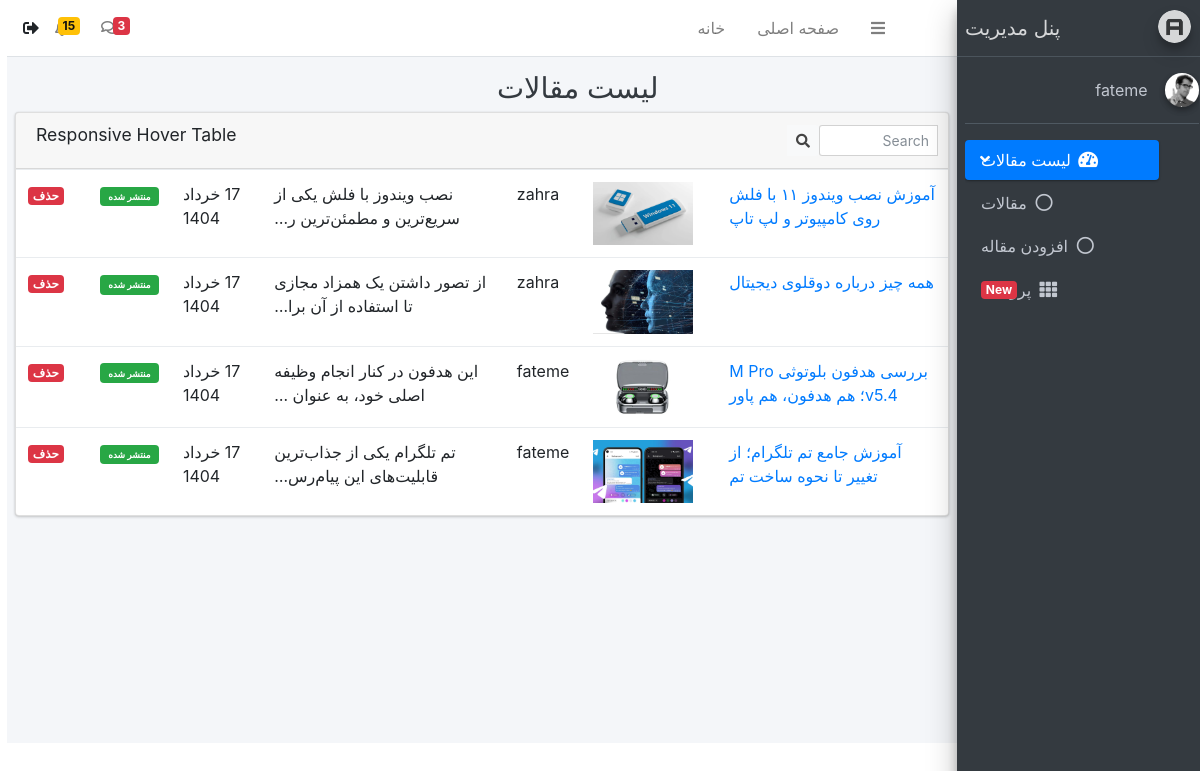
Page /accounts/profile/ (signed in) on the committed database.
### blog/models.py (models this page shows, shortened)
class User(AbstractUser):
    is_author = models.BooleanField(default=False, verbose_name='وضعیت نویسندگی')
    special_user = models.DateTimeField(default=timezone.now, verbose_name=" ویژه تا ")

class article(models.Model):
    STATUS_CHOICES = (
        ('D', 'Draft'),
        ('P', 'Published')
    )
    author = models.ForeignKey(settings.AUTH_USER_MODEL, null=True, on_delete=models.SET_NULL, related_name='articles', verbose_name='نویسنده')
    title = models.CharField(max_length=50, verbose_name="عنوان")
    slug = models.SlugField(max_length=100, unique=True, verbose_name="اسلاگ") #اون بخشی از url که تغییر میکنه رو میگیم اسلاگ
    category = models.ManyToManyField(category, verbose_name="دسته بندی", related_name='articles')
    description = models.TextField(verbose_name="توضیحات")
    thumbnail = models.ImageField(upload_to='images', verbose_name="عکس بندانگشتی")
    publish = models.DateTimeField(default=timezone.now, verbose_name="تاریخ انتشار")
    created = models.DateTimeField(auto_now_add=True, verbose_name="تاریخ ساخت")
    updated = models.DateTimeField(auto_now=True, verbose_name="تاریخ آپدیت")
    status = models.CharField(max_length=1, choices=STATUS_CHOICES, verbose_name="وضعیت")
    objects = ArticleManager()
    class Meta:
        verbose_name = "مقاله"
        verbose_name_plural = "مقاله ها"
        ordering = ['publish']
    def jpublish(self):
        return jalaliConvertor(self.publish)
    def thumbnail_tag(self):
        return format_html("<img width=100 src='{}'>".format(self.thumbnail.url))

### blog/views.py (the view)
# urls.py: path('accounts/profile/',ArticleListAdmin.as_view(), name='profile'),
class ArticleListAdmin(LoginRequiredMixin, ListView):
    template_name = 'registeration/home.html'
    model = article
    context_object_name = 'articles'
    def get_queryset(self):
        if self.request.user.is_superuser:
            return article.objects.all()
        else:
            return article.objects.filter(author=self.request.user) #if the author is that specific user who logged in

### extensions/jalali.py (called while the page is built)
    def persian_tuple(self):
        return self.persian_year, self.persian_month, self.persian_day

### extensions/utils.py (called while the page is built)
def jalaliConvertor(time):
    jmonth = [
        "فروردین",
        "اردیبهشت",
        "خرداد",
        "تیر",
        "مرداد",
        "شهریور",
        "مهر",
        "آبان",
        "آذر",
        "دی",
        "بهمن",
        "اسفند",
    ]
    time_to_str = "{},{},{}".format(time.year, time.month, time.day)
    time_to_tuple = jalali.Gregorian(time_to_str).persian_tuple()
    time_to_list = list(time_to_tuple)
    for index,month in enumerate(jmonth):
        if time_to_list[1] == index+1:
            time_to_list[1] = month
            break
    output = "{} {} {}".format(
        time_to_list[2],
        time_to_list[1],
        time_to_list[0],)
    return output

### blog/templates/registeration/home.html
{% extends "registeration/base1.html" %}
{% load static %}
{% block title %} {% block title-meta %}
لیست مقالات
{% endblock %} {% endblock %}
{% block main %}
      <div class="row">
          <div class="col-12">
            <div class="card">
              <div class="card-header">
                <h3 class="card-title">Responsive Hover Table</h3>
                <div class="card-tools">
                  <div class="input-group input-group-sm" style="width: 150px;">
                    <input type="text" name="table_search" class="form-control float-right" placeholder="Search">
                    <div class="input-group-append">
                      <button type="submit" class="btn btn-default"><i class="fas fa-search"></i></button>
                    </div>
                  </div>
                </div>
              </div>
              <div class="card-body table-responsive p-0">
                <table class="table table-hover">
                  <tbody>
  {% for article in articles %}
  <tr>
    <td><a href="{% url 'blog:update' article.pk %}">{{ article.title }}</a></td>
    <td>{{ article.thumbnail_tag }}</td>
    <td>{{ article.author }}</td>
    <td>{{ article.description|truncatechars:50 }}</td>
    <td><span class="tag tag-danger">{{ article.jpublish }}</span></td>
    {% if article.status == 'P' %}
    <td>
      <span class="badge badge-success">
        <a class="badge badge-success text-white text-decoration-none" href="{% url 'blog:post' article.slug %}">منتشر شده</a>
      </span>
    </td>
    {% else %}
    <td>
      <span class="badge badge-danger">
        <a class="badge badge-danger text-white text-decoration-none" href="{% url 'blog:post' article.slug %}">پیشنویس</a>
      </span>
    </td>
    {% endif %}
    {% if user.is_superuser %}
    <td>
      <a class="badge badge-danger text-white text-decoration-none" href="{% url 'blog:delete' article.pk %}"> حذف </a>
    </td>
    {% endif %}
  </tr>
  {% endfor %}
</tbody>
                </table>
              </div>
            </div>
          </div>
        </div>
{% endblock %}

### blog/templates/registeration/sidebar.html
  {% load static %}
  <aside class="main-sidebar sidebar-dark-primary elevation-4">
    <a href="index3.html" class="brand-link">
      <img src="{% static 'registeration/admin/dist/img/AdminLTELogo.png'%}" alt="AdminLTE Logo" class="brand-image img-circle elevation-3"
           style="opacity: .8">
      <span class="brand-text">پنل مدیریت</span>
    </a>
    <div class="sidebar">
      <div class="user-panel mt-3 pb-3 mb-3 d-flex">
        <div class="image">
          <img src="{% static 'registeration/admin/dist/img/user2-160x160.jpg'%}" class="img-circle elevation-2" alt="User Image">
        </div>
        <div class="info">
          <a href="#" class="d-block">{{ user.get_username }}
</a>
        </div>
      </div>
      <nav class="mt-2">
        <ul class="nav nav-pills nav-sidebar flex-column" data-widget="treeview" role="menu" data-accordion="false">
          <li class="nav-item has-treeview menu-open">
            <a href="{% url 'blog:profile' %}" class="nav-link {% if request.resolver_match.url_name == 'profile' %}active{% endif %}">
              <i class="nav-icon fas fa-tachometer-alt"></i>
              <p>
                لیست مقالات
                <i class="right fas fa-angle-left"></i>
              </p>
            </a>
            <ul class="nav nav-treeview">
              <li class="nav-item">
                <a href="{% url 'blog:home' %}" class="nav-link">
                  <i class="far fa-circle nav-icon"></i>
                  <p> مقالات</p>
                </a>
              </li>
              <li class="nav-item">
                <a href="{% url 'blog:create' %}" class="nav-link {% if request.resolver_match.url_name == 'create' %}active{% endif %}">
                  <i class="far fa-circle nav-icon"></i>
                  <p>افزودن مقاله</p>
                </a>
              </li>
          <li class="nav-item">
            <a href="pages/widgets.html" class="nav-link">
              <i class="nav-icon fas fa-th"></i>
              <p>
                پروفایل
                <span class="right badge badge-danger">New</span>
              </p>
            </a>
          </li>
        </ul>
      </nav>
    </div>
  </aside>

### rows in the picture
User: get_username "fateme"
article: title "آموزش نصب ویندوز ۱۱ با فلش روی کامپیوتر و لپ تاپ", thumbnail_tag (picture), author "zahra", description "نصب ویندوز با فلش یکی از سریع‌ترین و مطمئن‌ترین ر…", jpublish "17 خرداد 1404", status "منتشر شده"
article: title "همه چیز درباره دوقلوی دیجیتال", thumbnail_tag (picture), author "zahra", description "از تصور داشتن یک همزاد مجازی تا استفاده از آن برا…", jpublish "17 خرداد 1404", status "منتشر شده"
article: title "بررسی هدفون بلوتوثی M Pro v5.4؛ هم هدفون، هم پاور", thumbnail_tag (picture), author "fateme", description "این هدفون در کنار انجام وظیفه اصلی خود، به عنوان …", jpublish "17 خرداد 1404", status "منتشر شده"
article: title "آموزش جامع تم تلگرام؛ از تغییر تا نحوه ساخت تم", thumbnail_tag (picture), author "fateme", description "تم تلگرام یکی از جذاب‌ترین قابلیت‌های این پیام‌رس…", jpublish "17 خرداد 1404", status "منتشر شده"
